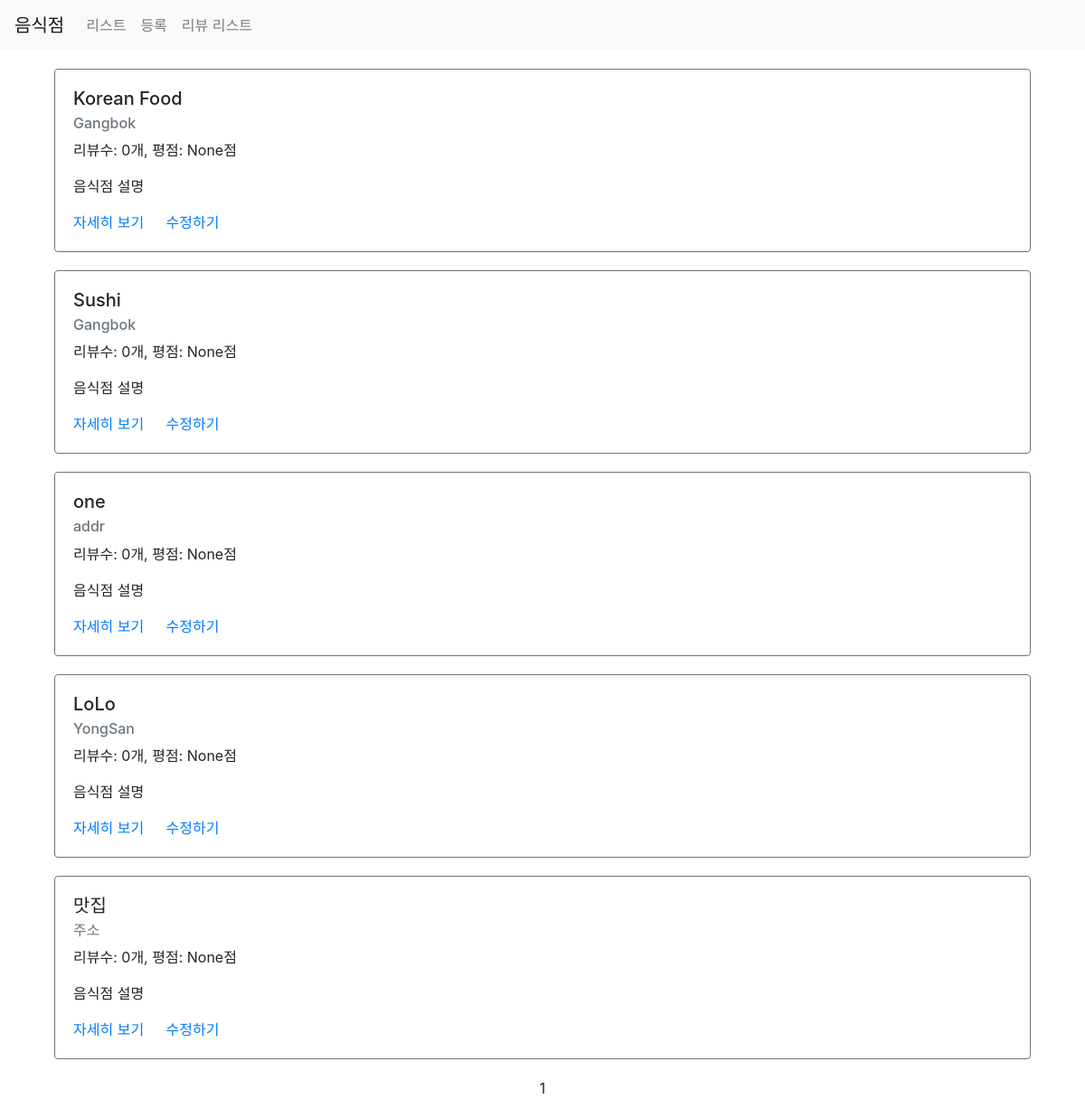
/third/list/, run on an earlier commit of the app's database.
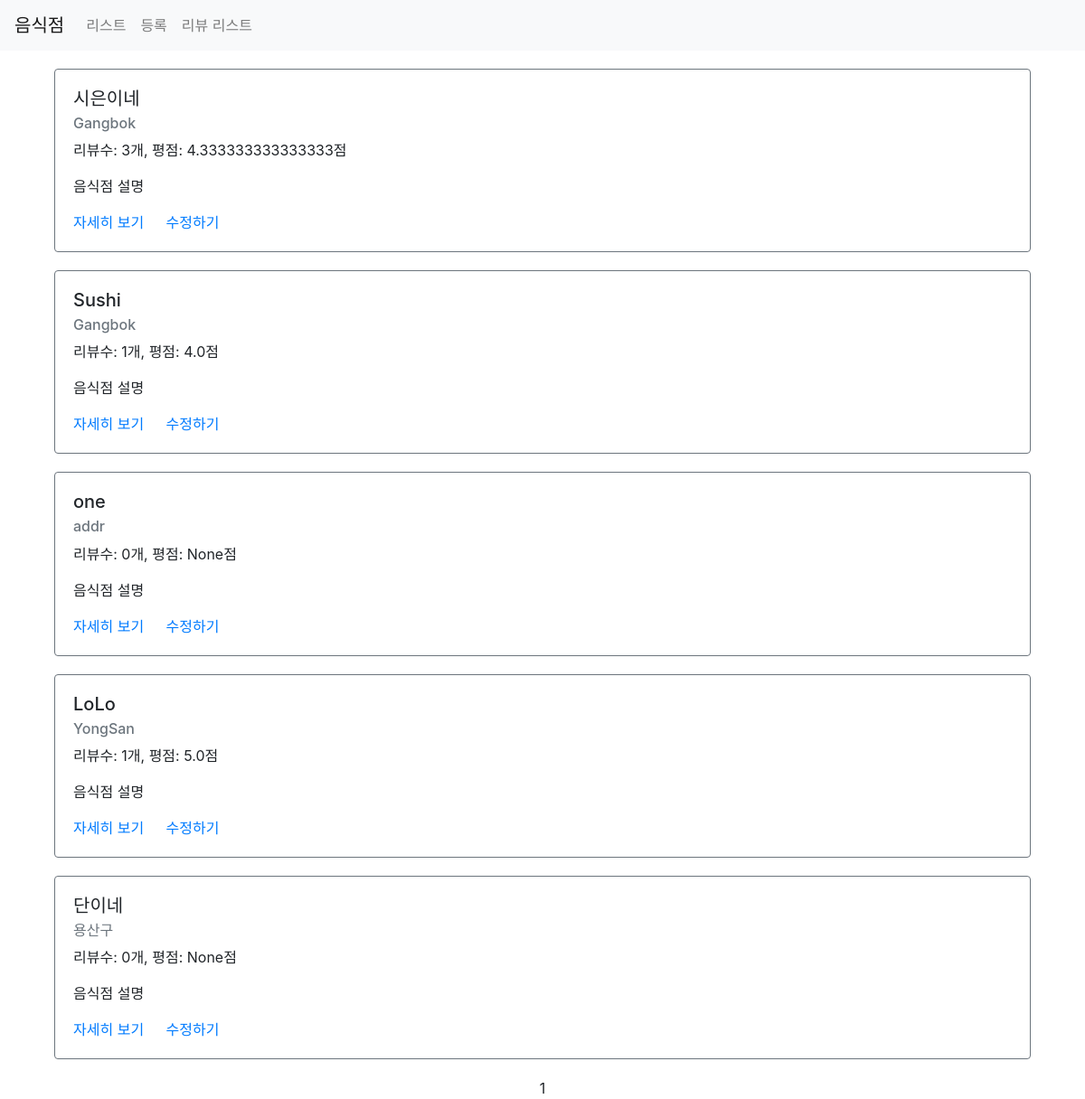
And on a later commit of the database.
### third/models.py (models this page shows)
class Restaurant(models.Model):
    name = models.CharField(max_length=30)
    address = models.CharField(max_length=200)
    password = models.CharField(max_length=20, default=None, null=True)
    image = models.CharField(max_length=500, default=None, null=True)
    created_at = models.DateTimeField(auto_now_add=True)
    updated_at = models.DateTimeField(auto_now=True)

### third/views.py (the view)
# urls.py: path('list/', views.list, name="list"),
def list(request):
    restaurants = Restaurant.objects.all().annotate(reviews_count=Count('review')).annotate(average_point=Avg('review__point'))
    paginator = Paginator(restaurants, 5)
    page = request.GET.get('page')  ## third/list?page=1
    items = paginator.get_page(page)
    context = {
        'restaurants': items
    }
    return render(request, 'third/list.html', context)

### third/templates/third/list.html (shortened to what this page needs)
{% extends 'third/base.html' %}
{% load static %}
{% block content %}
<div class="container">
    {% for item in restaurants %}
    <div class="row restaurant-item" style="margin:20px auto;">
        <div class="col-sm-12">
            <div class="card border-secondary">
                <div class="card-body">
                    <h5 class="card-title">{{ item.name }}</h5>
                    <h6 class="card-subtitle mb-2 text-muted">{{ item.address }}</h6>
                    <p class="card-text">리뷰수: {{ item.reviews_count }}개, 평점: {{ item.average_point }}점</p>
                    <p class="card-text">음식점 설명</p>
                    <a href="{% url 'restaurant-detail' id=item.id %}" class="card-link">자세히 보기</a>
                    <a href="{% url 'restaurant-update' %}?id={{ item.id }}" class="card-link">수정하기</a>
                </div>
            </div>
        </div>
    </div>
    {% endfor %}
    <div class="row">
        <div class="col-sm-12 text-center">
            <div class="pagination">
                <span class="step-links text-center" style="width:100%">
                    <span class="current">
                        {{ restaurants.number }}
                    </span>
                </span>
            </div>
        </div>
    </div>
</div>
{% endblock %}

What changed in the data, as far as the page shows it:
removed Restaurant: name "맛집", address "주소", reviews_count "0", average_point "None"
changed Restaurant: name "Korean Food" → "시은이네"; reviews_count "0" → "3"; average_point "None" → "4.333333333333333"
changed Restaurant "Sushi": reviews_count "0" → "1"; average_point "None" → "4.0"
computed for Restaurant "LoLo": reviews_count "0" → "1"; average_point "None" → "5.0"
added Restaurant: name "단이네", address "용산구", reviews_count "0", average_point "None"
